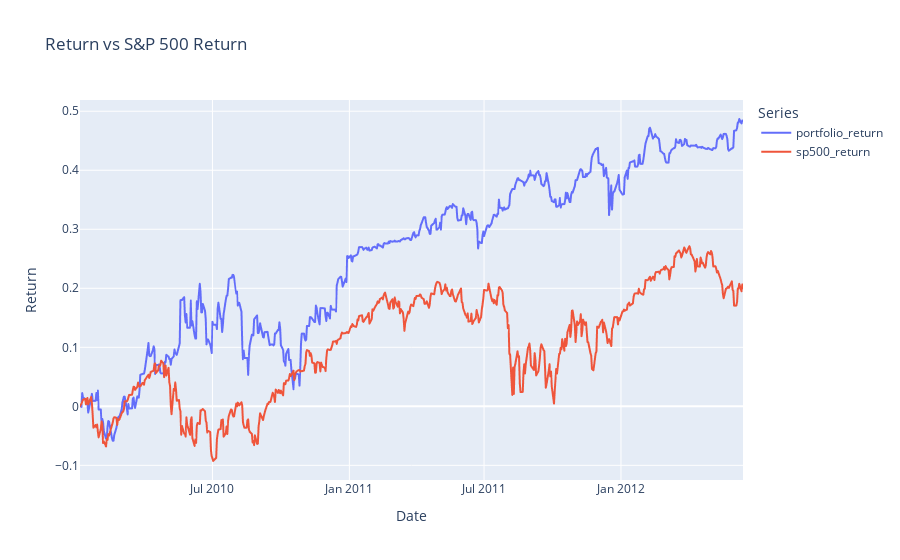

The code cell stored with this chart in its notebook:
### Markdown cell above
## Plot results

### Code cell
# Convert the 'date' column to datetime
df_2['date_2'] = pd.to_datetime(df['date'])

# Create a Plotly figure
fig = px.line(df_2, x='date_2', y=['portfolio_return', 'sp500_return'],
              labels={'value': 'Returns', 'date_2': 'Date'},
              title='Return vs S&P 500 Return',
              template="plotly")

# Customize layout
fig.update_layout(
    legend_title_text='Series',
    yaxis_title='Return',
    xaxis_title='Date'
)

# Show the plot
fig.show()

### Figure 1 — Plotly figure (JSON) as saved in the notebook; plotly's stock layout.template omitted (floating-point values rounded to 4 significant figures; data arrays with more than 128 entries replaced by an {"elided": "..."} marker saying what was removed)
{"data": [{"hovertemplate": "variable=portfolio_return<br>Date=%{x}<br>Returns=%{y}<extra></extra>", "legendgroup": "portfolio_return", "line": {"color": "#636efa", "dash": "solid"}, "marker": {"symbol": "circle"}, "mode": "lines", "name": "portfolio_return", "showlegend": true, "type": "scattergl", "x": {"elided": "617 str values"}, "xaxis": "x", "y": {"elided": "617 float values"}, "yaxis": "y"}, {"hovertemplate": "variable=sp500_return<br>Date=%{x}<br>Returns=%{y}<extra></extra>", "legendgroup": "sp500_return", "line": {"color": "#EF553B", "dash": "solid"}, "marker": {"symbol": "circle"}, "mode": "lines", "name": "sp500_return", "showlegend": true, "type": "scattergl", "x": {"elided": "617 str values"}, "xaxis": "x", "y": {"elided": "617 float values"}, "yaxis": "y"}], "layout": {"legend": {"title": {"text": "Series"}, "tracegroupgap": 0}, "title": {"text": "Return vs S&P 500 Return"}, "xaxis": {"anchor": "y", "domain": [0, 1], "title": {"text": "Date"}}, "yaxis": {"anchor": "x", "domain": [0, 1], "title": {"text": "Return"}}}}
